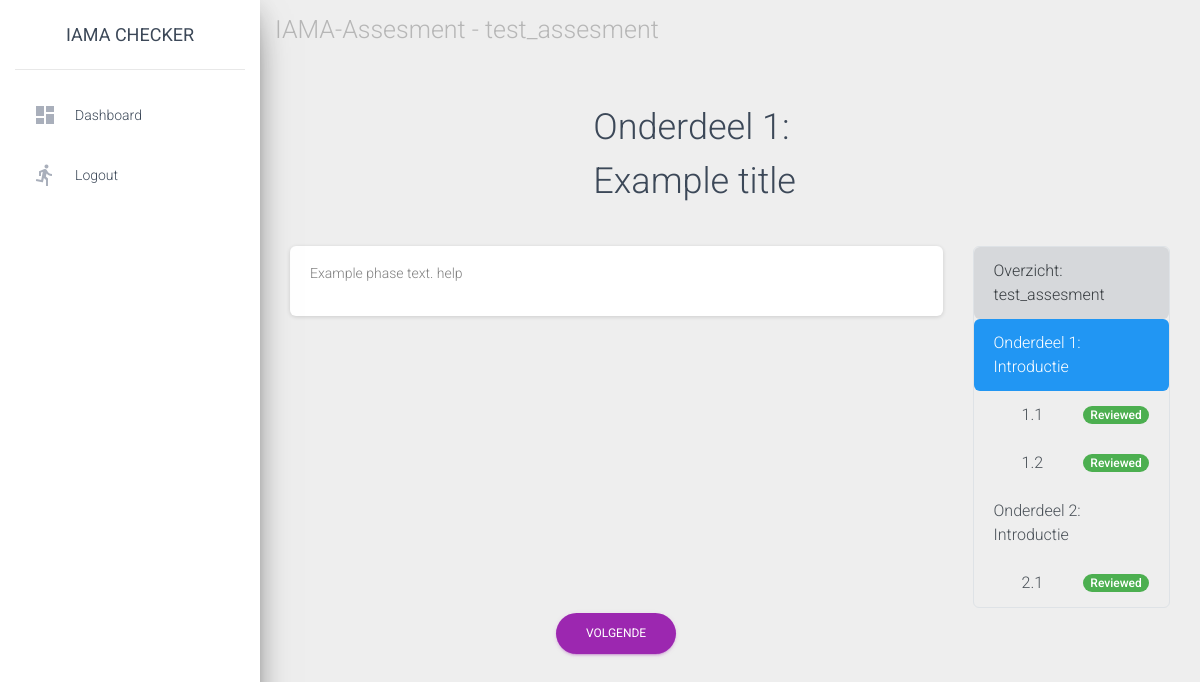
Page /assesments/14/question/1 (signed in) on the committed database.
### base/models.py (models this page shows)
class Assesment(models.Model):
    name = models.CharField(max_length=40)# Name of the assesment
    organisation = models.CharField(max_length=50)# Name of the organisation performing the assesment
    complete_status = models.BooleanField(default=False)# Complete when all questions have been answered
    date_last_saved = models.DateField(auto_now=True)# Automatically saves new value when this object is saved
    user = models.ForeignKey(User, on_delete=models.CASCADE, default=user_pk_sentinel)

class Question(models.Model):
    class Jobs():
        _jobs = {
            "DA": "Data scientist",
            "BE": "Bestuur",
            "BG": "Belangen groep",
            "OG": "Opdracht gever",
            "PL": "Project leider",
            "DE": "Domein expert",
            "PB": "Panel van burgers",
            "VB": "Vertegenwoordiger belangengroep",
        }
        def __init__(self, job_type, priority) -> None:
            self.priority = priority
            try:
                self.description = self._jobs[job_type]
            except KeyError:
                raise KeyError("Job type: " + job_type + ", loaded from fixture not recognized!")
    question_title = models.CharField(max_length=140, default="Question title")
    question_text = models.TextField()# Content to display
    question_phase = models.IntegerField() # Phase number of the question
    question_number = models.IntegerField() # Question number in the phase
    job_list = models.JSONField(default=list)
    def jobs_as_py_list(self):
        return [self.Jobs(job["type"], job["priority"]) for job in self.job_list]

### base/views.py (the view, shortened to what this page needs)
# urls.py: path("assesments/<int:assesment_id>/question/<int:question_id>", views.question_detail, name="question_detail"),
@login_required
def question_detail(request, assesment_id, question_id):
    try:
        assesment = Assesment.objects.get(pk=assesment_id)
        question = Question.objects.get(pk=question_id)
    except (KeyError, Assesment.DoesNotExist):
        return HttpResponse("Page doesn't exist, 404 page comes later")
    buttons = {
        "next": question.id + 1,
        "prev": question.id - 1
    }
    index_context_objects = {
        "question_list": request.session.get("questions", create_question_list()),
        "status_list": get_complete_status(request, assesment),
    }
    if question.question_number == 0:
        context = {
            "assesment": assesment,
            "question": question,
            "index_context_objects": index_context_objects,
            "buttons": buttons,
            "reference_list": Reference.objects.filter(questions__question_phase=question.question_phase),
            "jobs": jobs_per_phase(question.question_phase),
        }
        return render(request, "base/phase_intro.html", context)

### base/templatetags/base_extra.py (called while the page is built)
@register.filter()
def key(dict, key):
    return dict[str(key)]

### base/views.py (called while the page is built)
def jobs_per_phase(phase_num):
    questions = Question.objects.filter(question_phase=phase_num)
    jobs = []
    for question in questions:
        jobs.append(question.jobs_as_py_list())

def create_question_list():
    color = [
        "#007bc760",
        "#42145f60",
        "#a9006160",
        "#ffb61260"
    ]
    current_phase = 1# Counter
    questions = []# List to append
    while (question_list := Question.objects.filter(question_phase=current_phase).order_by("question_number")):
        questions.append({"phase_num": current_phase, "question_list": question_list, "list_item_color": color[current_phase - 1]})
        current_phase += 1
    return questions

### base/templates/base/phase_intro.html (shortened to what this page needs)
{% extends 'base/base.html' %}
{% block navigation %}<a href="{% url 'base:detail' assesment.id %}" style="color: grey">IAMA-Assesment - {{ assesment.name }}</a>{% endblock %}
{% block content %}
<div class="row">
    <div class="col-md-4"></div>
    <div class="col-md-4">
        <h2>Onderdeel {{ question.question_phase }}: {{ question.question_title }} </h2>
    </div>
    <div class="col-md-4"></div>
</div>
<div class="row">
    <div class="col-md-9">
        <div class="card">
            <div class="card-body">
                <p style="color: grey">
                    {{ question.question_text }} help
                </p>
            </div>
        </div>
    </div>
    <div class="col-md-3" style="padding-top: 30px">
        {% include "base/q_index.html" with assesment=assesment question_list=index_context_objects.question_list current_question=question.id status_list=index_context_objects.status_list %}
    </div>
</div>
<div class="row">
    <div class="col-md-9 text-center">
        <a href="{% url 'base:question_detail' assesment.id buttons.next %}" class="btn btn-primary btn-round">Volgende</a>
    </div>
</div>
{% endblock %}

### base/templates/base/q_index.html
{% load base_extra %}
<div class="list-group rounded border" style="border-color:grey">
    <a href="{% url 'base:detail' assesment.id %}" class="list-group-item list-group-item-action list-group-item-secondary rounded">
        Overzicht: {{ assesment.name }}
    </a>
    {% for phase in question_list %}
        {% for question in phase.question_list %}
            {% if question.question_number == 0 %}
                {% if current_question == question.id %}
                    <a href="{% url 'base:question_detail' assesment.id question.id %}" class="list-group-item list-group-item-action active rounded">
                        Onderdeel {{ phase.phase_num }}: Introductie
                    </a>
                {% else %}
                    <a href="{% url 'base:question_detail' assesment.id question.id %}" class="list-group-item list-group-item-action rounded">
                        Onderdeel {{ phase.phase_num }}: Introductie
                    </a>
                {% endif %}
            {% else %}
                {% if current_question == question.id %}
                    <a href="{% url 'base:question_detail' assesment.id question.id %}" class="list-group-item list-group-item-action d-flex justify-content-between align-items-center active rounded"
                    style="padding-left: 3em">
                        {{ question.question_phase }}.{{ question.question_number }} {{ status_list|key:question.id|safe }}
                    </a>
                {% else %}
                    <a href="{% url 'base:question_detail' assesment.id question.id %}" class="list-group-item list-group-item-action d-flex justify-content-between align-items-center rounded"
                    style="padding-left: 3em">
                        {{ question.question_phase }}.{{ question.question_number }} {{ status_list|key:question.id|safe }}
                    </a>
                {% endif %}
            {% endif %}
        {% endfor %}
    {% endfor %}
</div>

### rows in the picture
Assesment: name "test_assesment"
Question: question_phase "1", question_title "Example title", question_text "Example phase text.", phase_num "1"
Question: question_phase "1", question_number "1", id "Reviewed"
Question: question_phase "1", question_number "2", id "Reviewed"
Question: phase_num "2"
Question: question_phase "2", question_number "1", id "Reviewed"
